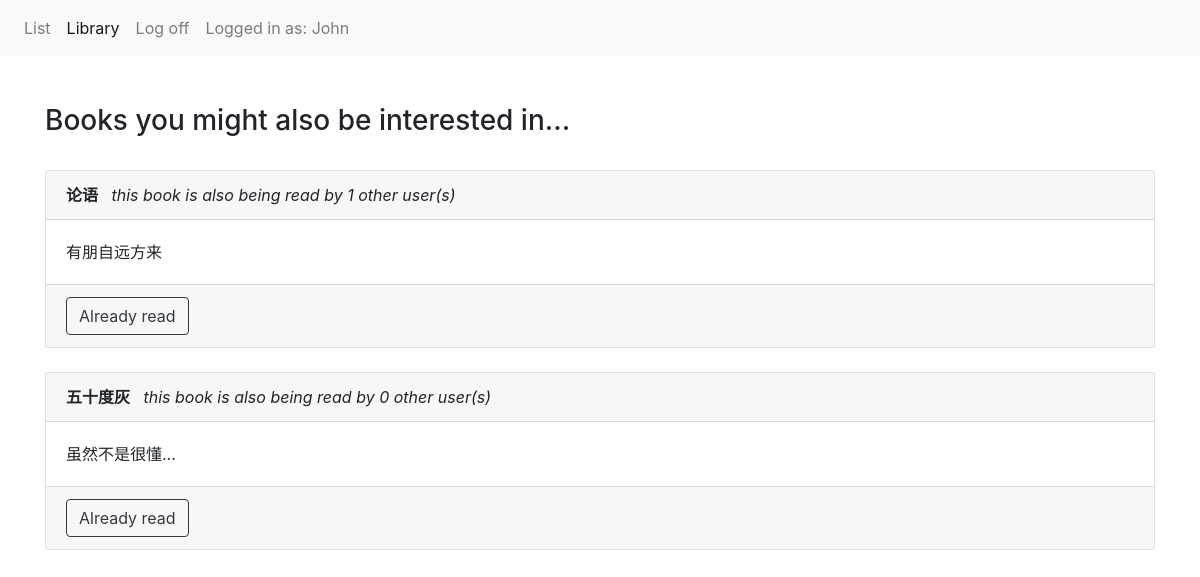
The page /library (signed in) on the database as committed earlier.
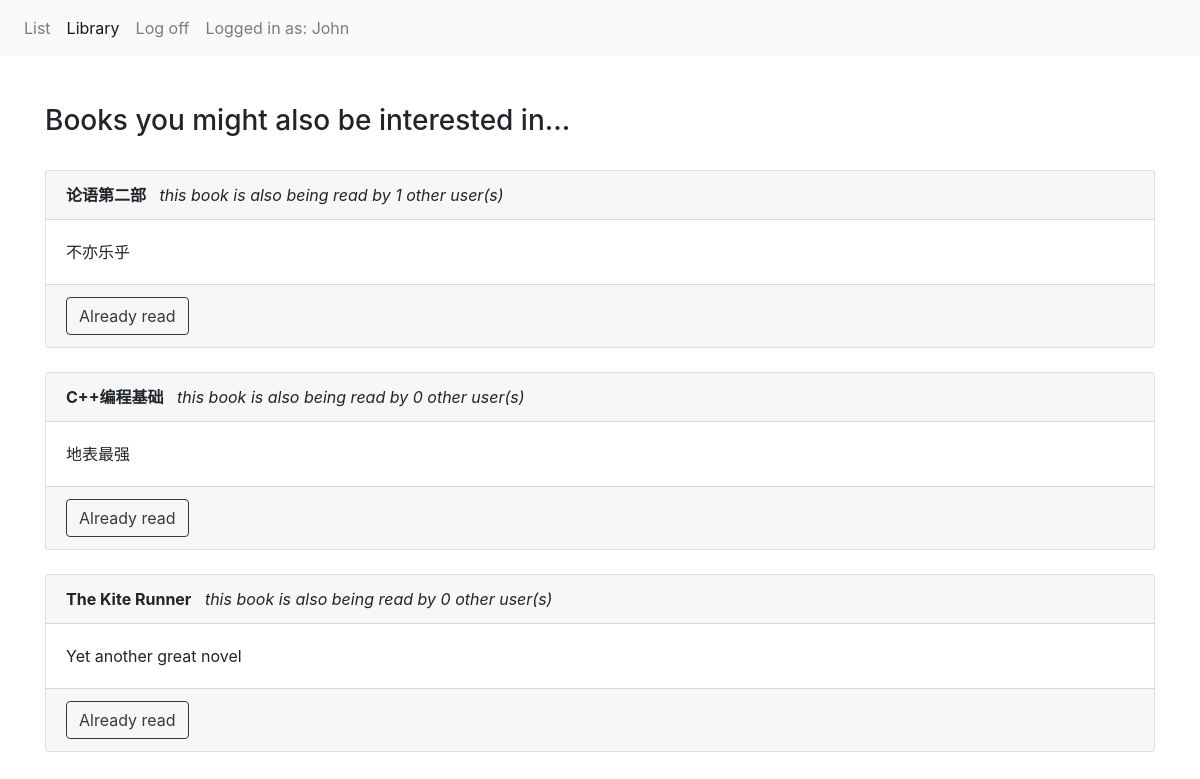
The same page on the database as committed later.
### app/models.py (models this page shows, shortened)
class Book (db.Model):
    id = db.Column(db.Integer,primary_key=True)
    title = db.Column(db.String(250), index=True,unique=True)
    description = db.Column(db.String(5000), index=True)
    reader = db.relationship('Reader',secondary=readship)

### app/views.py (the view)
@app.route('/library',methods=['GET','POST'])
def library():
    rdr = Reader.query.filter_by(name=session['active_user']).first()
    read_books = rdr.book
    books = Book.query.all()
    for book in read_books:
        books.remove(book)
    return render_template('library.html',title="Book Library",books=books)

### app/templates/library.html
{% extends "base.html" %}
{% block content %}
<nav class="navbar navbar-expand-sm bg-light navbar-light">
  <ul class="navbar-nav">
    <li class="nav-item">
      <a class="nav-link" href="/list">List</a>
    </li>
    <li class="nav-item">
      <a class="nav-link active" href="/library">Library</a>
    </li>
    <li class="nav-item justify-content-end">
      <a class="nav-link" href="/logout">Log off</a>
    </li>
    <li class="nav-item">
      <a class="nav-link">Logged in as: {{session['active_user']}}</a>
    </li>
  </ul>
</nav>
<br><br>
<div class="container">
  {% if books %}
  <h3>Books you might also be interested in...</h3><br>
  {% else %}
  <h3>Oops.. why not delete some books from your list?</h3><br>
  {% endif %}
{% for book in books %}
  <div class="card">
    <div class="card-header"><b>{{book.title}}</b>    <i>   &nbsp  this book is also being read by {{book.reader|length}} other user(s)</i></div>
    <div class="card-body">{{book.description}}</div>
    <div class="card-footer">
      <a href="/finish/{{book.id}}" class="btn btn-outline-dark" role="button">Already read</a>
    </div>
  </div><br>
{% endfor %}
</div>
{% endblock %}

### app/templates/base.html (shortened to what this page needs)
<html>
<head>
  <link rel="stylesheet" href="https://stackpath.bootstrapcdn.com/bootstrap/4.1.3/css/bootstrap.min.css">
</head>
<div>
  {% block content %}{% endblock %}
</div>
</body>
</html>

Rows that differ between the two databases and show on the page:
no longer on this page (row unchanged): Book: title "论语", reader|length "1", description "有朋自远方来"
no longer on this page (row unchanged): Book: title "五十度灰", reader|length "0", description "虽然不是很懂..."
now on this page (row unchanged): Book: title "论语第二部", reader|length "1", description "不亦乐乎"
now on this page (row unchanged): Book: title "C++编程基础", reader|length "0", description "地表最强"
added Book: title "The Kite Runner", reader|length "0", description "Yet another great novel"
